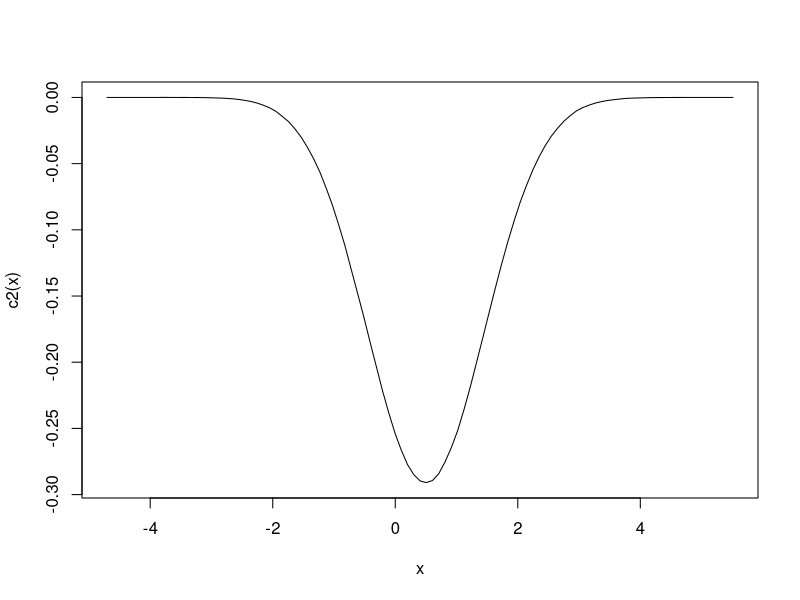
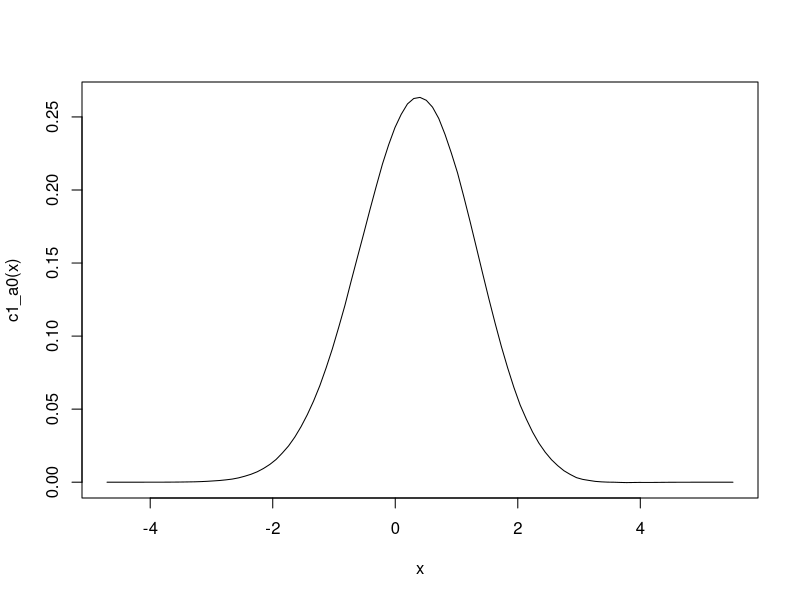
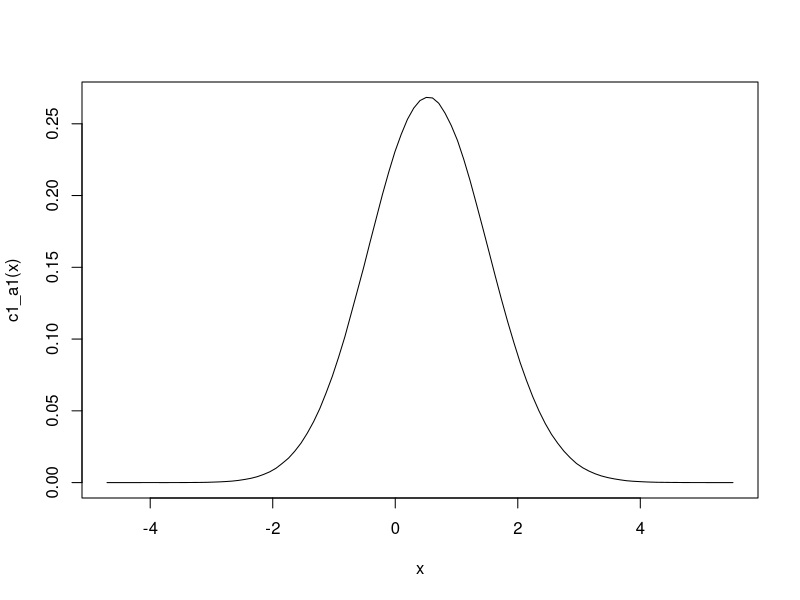
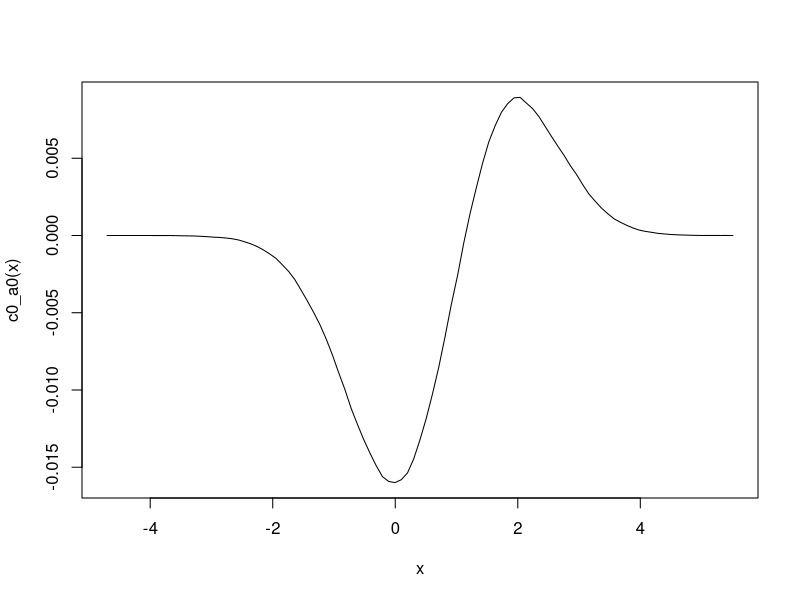
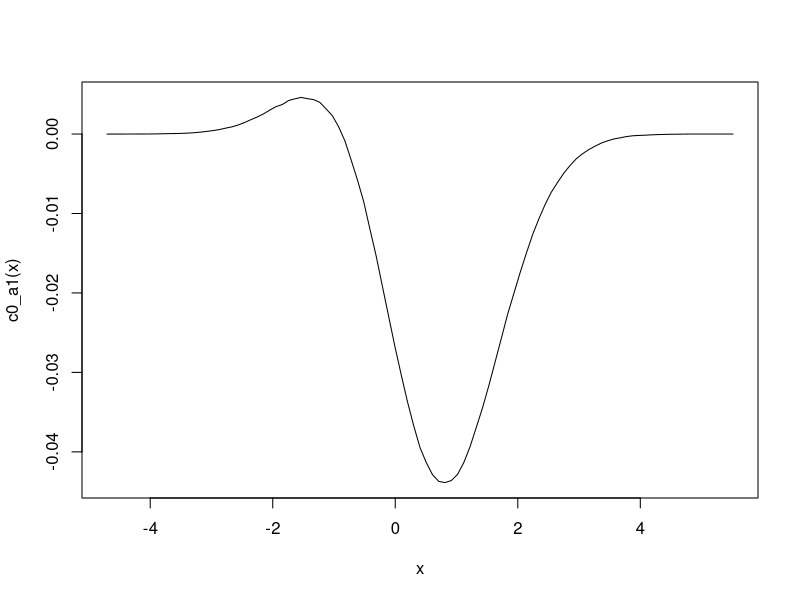
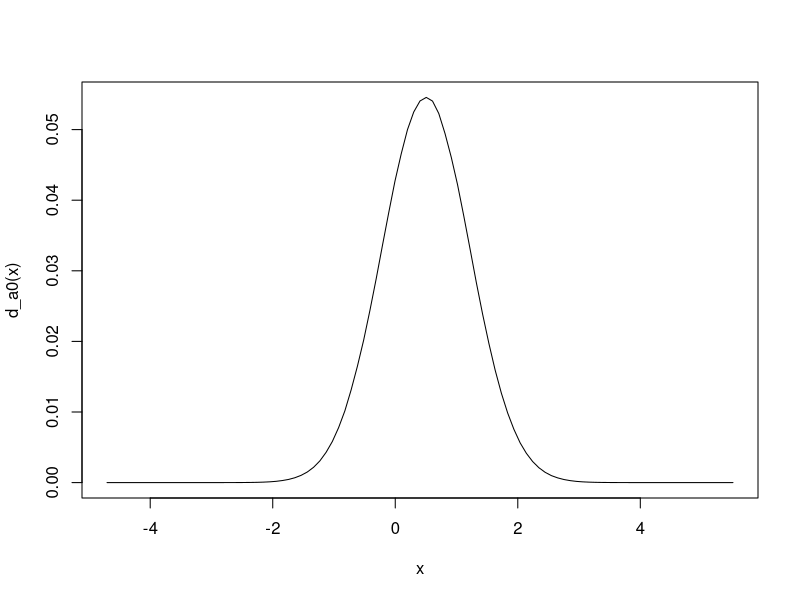
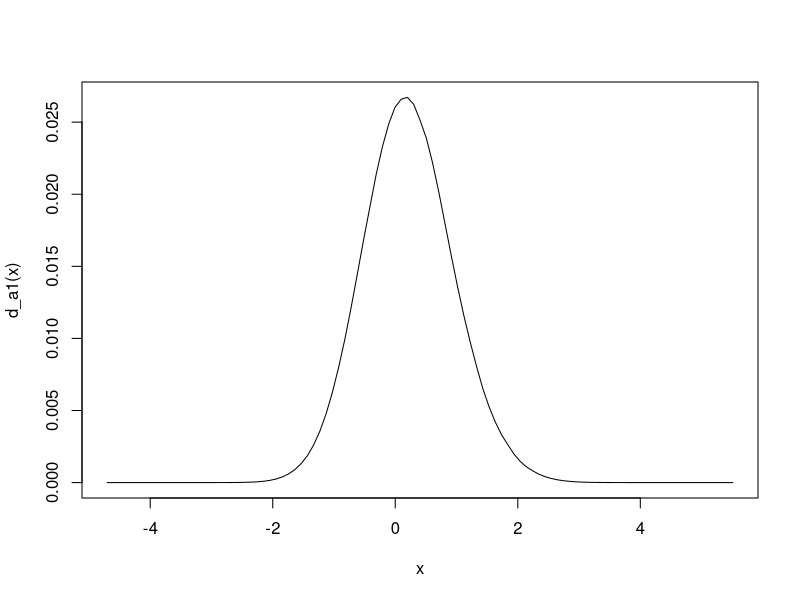
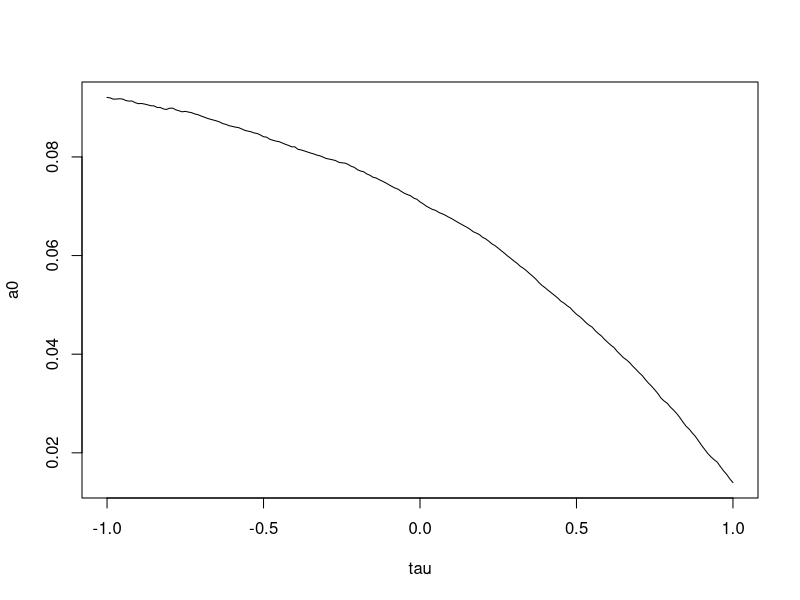

Write the R code that produced these figures, in order.
library(mvtnorm)

solve_quadratic <- function(a, b, c) {
  stopifnot(all(a != 0))
  stopifnot(is.atomic(a) && is.atomic(b) && is.atomic(c))
  stopifnot(is.numeric(a) && is.numeric(b) && is.numeric(c))
  n <- length(a)
  stopifnot(identical(n, length(b)))
  stopifnot(identical(n, length(c)))
  d <- b^2 - 4 * a * c
  q <- rep(NA_complex_, n)
  real <- d >= 0
  # sign(0) = 0, but here we want it to be 1
  b_sign <- -1 * (b < 0) + 1 * (b >= 0)
  q[real] <- -0.5 * (b[real] + b_sign[real] * sqrt(d[real]))
  q[!real] <- -0.5 * (b[!real] + b_sign[!real] * 1i * sqrt(abs(d[!real])))
  x1 <- q / a # Function has already terminated if any(a == 0)
  ok <- q != 0 # q equals zero when b = c = 0
  x2 <- rep(NA_complex_, n)
  x2[ok] <- c[ok] / q[ok]
  x2[!ok] <- 0
  data.frame(root1 = x1, root2 = x2, real = real)
}


dgp <- function(a0, a1, b = 1, n = 1000, d = 0.15, rho = 0.5){
  n_treat <- ceiling(n/2)
  n_control <- n - n_treat
  z <- c(rep(0, n_control), rep(1, n_treat)) # offer of treatment
  errors <- rmvnorm(n, sigma = matrix(c(1, rho, rho, 1), 2, 2, byrow = TRUE))
  g0 <- qnorm(d) 
  g1 <- qnorm(1 - d) - qnorm(d) 
  Tstar <- as.numeric(g0 + g1 * z + errors[,2] > 0) #select into treatment
  y <- b * Tstar + errors[,1]
  #mis-classification
  Tobs <- (1 - Tstar) * rbinom(n, 1, a0) + Tstar * rbinom(n, 1, 1 - a1) 
  return(data.frame(Tobs, Tstar, y, z))
}

set.seed(5176392)

a0_true <- 0.1
a1_true <- 0.2

dat <- dgp(a0_true, a1_true, n = 1000000)

F0 <- ecdf(with(dat, y[z == 0]))
F1 <- ecdf(with(dat, y[z == 1]))
F10 <- ecdf(with(dat, y[Tobs == 1 & z == 0]))
F11 <- ecdf(with(dat, y[Tobs == 1 & z == 1]))
F00 <- ecdf(with(dat, y[Tobs == 0 & z == 0]))
F01 <- ecdf(with(dat, y[Tobs == 0 & z == 1]))
p0 <- with(dat, mean(Tobs[z == 0]))
p1 <- with(dat, mean(Tobs[z == 1]))

# Same for a0 and a1
c2 <- function(x){
  F1(x) - F0(x)  
} 

c1_a0 <- function(x){
  term1 <- p1 * F0(x) - p0 * F1(x)
  term2 <- p0 * F10(x) - p1 * F11(x)
  return(term1 + term2)
}

c1_a1 <- function(x){
 term1 <- (1 - p1) * F0(x) - (1 - p0) * F1(x)
 term2 <- (1 - p0) * F00(x) - (1 - p1) * F00(x)
 return(term1 + term2)
}

c0_a0 <- function(x){
  (p1 * p0) * (F11(x) - F10(x))
}

c0_a1 <- function(x){
  (1 - p0) * (1 - p1) * (F01(x) - F00(x))
}

# Discriminants
d_a0 <- function(x){
  c1_a0(x)^2 - 4 * c2(x) * c0_a0(x)
}

d_a1 <- function(x){
  c1_a1(x)^2 - 4 * c2(x) * c0_a1(x)
}

lower <- min(range(dat$y))
upper <- max(range(dat$y))

curve(c2, lower, upper)
curve(c1_a0, lower, upper)
curve(c1_a1, lower, upper)
curve(c0_a0, lower, upper)
curve(c0_a1, lower, upper)
curve(d_a0, lower, upper)
curve(d_a1, lower, upper)

get_a0 <- function(x){
  solve_quadratic(a = c2(x), b = c1_a0(x), c = c0_a0(x))[,1:2]
}

get_a1 <- function(x){
  solve_quadratic(a = c2(x), b = c1_a1(x), c = c0_a1(x))[,1:2]
}

tau <- seq(-1, 1, 0.01)
a0 <- apply(apply(get_a0(tau), 2, Re), 1, min)
a1 <- apply(apply(get_a1(tau), 2, Re), 1, min)

plot(tau, a0, type = 'l')
mean(a0)
plot(tau, a1, type = 'l')
mean(a1)

# Doesn't seem right... Make sure the simulation satisfies the assumptions
Fstar00 <- with(dat, ecdf(y[Tstar == 0 & z == 0]))
Fstar01 <- with(dat, ecdf(y[Tstar == 0 & z == 1]))
Fstar10 <- with(dat, ecdf(y[Tstar == 1 & z == 0]))
Fstar11 <- with(dat, ecdf(y[Tstar == 1 & z == 1]))

# The assumption is that Fstar00 = Fstar01 and Fstar10 = Fstar11
test0 <- function(x){
  Fstar01(x) - Fstar00(x)
}
test1 <- function(x){
  Fstar11(x) - Fstar10(x)
}
curve(test0, -2, 2)
curve(test1, -2, 2)

# Weird: the DGP doesn't seem to satisfy independence! Why not?
ystar00 <- subset(dat, Tstar == 0 & z == 0)$y
ystar01 <- subset(dat, Tstar == 0 & z == 1)$y

summary(ystar00)
summary(ystar01)


dat1 <- subset(dat, Tstar == 1)

# Check the other equations: these look ok
plot(tau, (Fstar00(tau) - F00(tau)) / (F00(tau) - F10(tau)) - 
       (a1_true * p0) / (1 - p0 - a1_true), type = 'l')

plot(tau, (Fstar01(tau) - F01(tau)) / (F01(tau) - F11(tau)) - 
       (a1_true * p1) / (1 - p1 - a1_true), type = 'l')

plot(tau, (Fstar10(tau) - F10(tau)) / (F10(tau) - F00(tau)) - 
       (a0_true * (1 - p0)) / (p0 - a0_true), type = 'l')


# What about the bounds based on the preceding?
# They seem to attain a minimum at the TRUTH which is hard to explain
a0_0 <- function(x){
  p0 * pmin(F10(x) / F0(x), (1 - F10(x)) / (1 - F0(x)))
}

a0_1 <- function(x){
  p1 * pmin(F11(x) / F1(x), (1 - F11(x)) / (1 - F1(x)))
}

a1_0 <- function(x){
  (1 - p0) * pmin(F00(x) / F0(x), (1 - F00(x)) / (1 - F0(x)))
}

a1_1 <- function(x){
  (1 - p1) * pmin(F01(x) / F1(x), (1 - F01(x)) / (1 - F1(x)))
}

curve(a1_1, -2, 2)
curve(a1_0, -2, 2)
curve(a0_1, -2, 2)
curve(a0_0, -2, 2)
